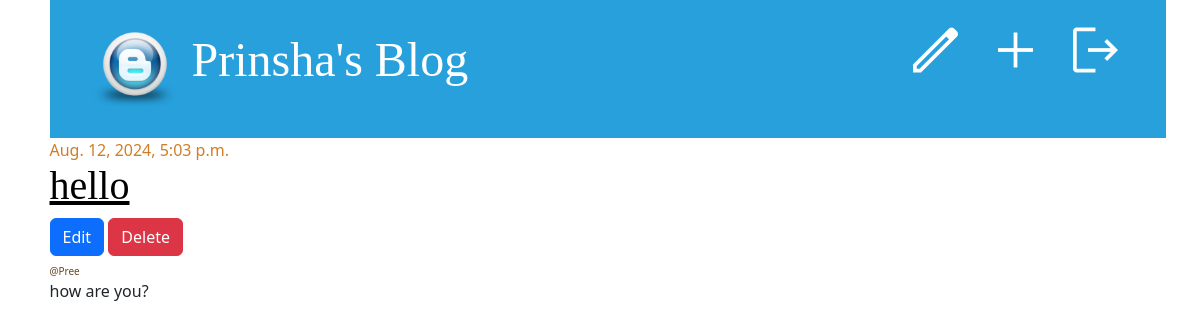
The page /post-detail/6/ (signed in) on the database its author committed.
### blog_app/models.py (models this page shows, shortened)
class Post(models.Model):
    title = models.CharField(max_length=256)
    content = models.TextField()
    author =models.ForeignKey("auth.User",on_delete=models.CASCADE)
    created_at = models.DateTimeField(auto_now_add=True)
    updated_at= models.DateTimeField(auto_now=True)
    published_at= models.DateTimeField(null=True,blank=True)

### blog_app/views.py (the view)
# urls.py: path("post-detail/<int:pk>/", views.PostDetailView.as_view(), name="post-detail"),
class PostDetailView(LoginRequiredMixin, DetailView):
    model = Post
    template_name = "post_detail.html"
    context_object_name = "post"
    def get_queryset(self):
        queryset = Post.objects.filter(pk=self.kwargs["pk"], published_at__isnull=False)
        return queryset

### templates/post_detail.html
{% extends "base.html" %}
{% block content %}
<div class="row">
    <div class="col">
        <div class="post">
            <div class="date">{{ post.published_at}}</div>
            <h1>
                <a href="#">{{ post.title}}</a>
            </h1>
            {% if request.user.is_authenticated %}
            <div class="mt-2 my-2">
                <a href="{% url 'post-update' post.pk %}" class="btn btn-primary">Edit</a>
                <a href="{% url 'post-delete' post.pk %}" class="btn btn-danger">Delete</a>
            </div>
            {% endif %}
            <div class="date author">@{{ post.author.username}}</div>
            <p>
                {{ post.content|linebreaksbr}}</p>
        </div>
    </div>
</div>
{% endblock content %}

### static/css/blog.css (style rules this page uses)
body { padding-left: 15px; }
h1 a { color: #27a0dc; font-family: "Lobster"; }
h1, h2, h3, h4 { font-family: "Lobster", cursive; }
.date { color: #ce7e29; }
.post { margin-bottom: 30px; }
.post h1 a, .post h1 a:visited { color: #000000; }
.author { font-size: 10px; color: #6b441a; }

### rows shown on the page
Post: published_at "Aug. 12, 2024, 5:03 p.m.", title "hello", author.username "Pree", content "how are you?"
